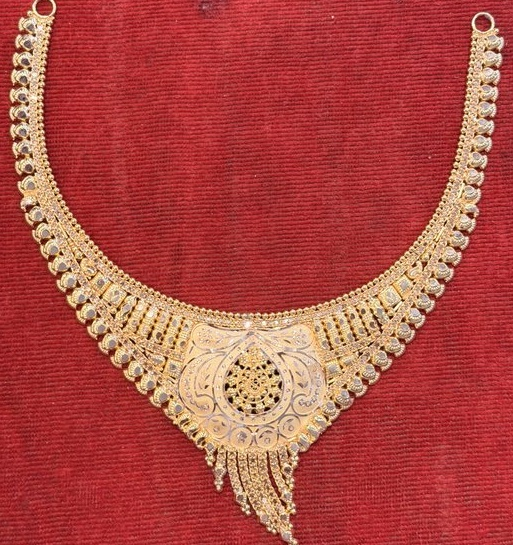
#> input picture scripts/crops/07_Fabric_Background_Reference__IMG_0034.HEIC.jpg, 513 x 545 px, found by its file name
$ python inspect_specific_content.py
#> lines starting #> are read from the running program, lines starting #| are printed output that depends on the picture; after the words box and inside, x2 and y2 are one past the last pixel; in counts of white or black regions, pixels touching at a corner belong together
import os
import cv2
import numpy as np

# Let's inspect what is in IMG_0034.HEIC vs IMG_0062 vs IMG_0143
thumb_dir = os.path.join('scripts', 'thumbs')

def describe_file_content(thumb_fname):
    p = os.path.join(thumb_dir, thumb_fname)
    img = cv2.imread(p)
#> img is the input picture: shape (545, 513, 3); mean B, G, R 66.9, 73.5, 175.2
    h, w = img.shape[:2]
#> h = 545; w = 513
    # Check central 50%
    c = img[int(h*0.25):int(h*0.75), int(w*0.25):int(w*0.75)]
    # BGR stats
    b, g, r = [float(cv2.mean(c)[i]) for i in range(3)]
#> b = 78.97; g = 93.15; r = 180.1
    # HSV
    hsv = cv2.cvtColor(c, cv2.COLOR_BGR2HSV)
#> hsv: shape (272, 256, 3); mean H, S, V 49.3, 153.3, 180.1
    # Brightness range
    min_v, max_v = np.min(hsv[:,:,2]), np.max(hsv[:,:,2])
#> min_v = 24; max_v = 255
    # Distinct non-red pixels
    m1 = cv2.inRange(hsv, np.array([0, 50, 40]), np.array([10, 255, 255]))
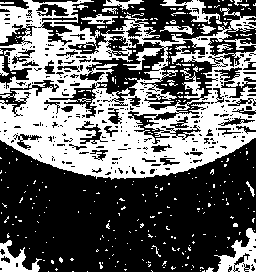
#> m1: shape (272, 256); 40.1% white; 315 white regions (294 under 20 px), largest, box (x1, y1, x2, y2) and area: (0, 0, 256, 180) 23692, (214, 228, 256, 272) 825, (0, 240, 42, 272) 574
    m2 = cv2.inRange(hsv, np.array([170, 50, 40]), np.array([180, 255, 255]))
#> m2: shape (272, 256); 24.2% white; 320 white regions (264 under 20 px), largest, box (x1, y1, x2, y2) and area: (49, 0, 256, 144) 10515, (0, 80, 59, 117) 442, (214, 67, 256, 98) 423
    non_red = np.sum((~(m1 | m2)) > 0) / (c.shape[0]*c.shape[1]) * 100
#> non_red = 35.72
    return f"BGR:({b:.1f},{g:.1f},{r:.1f}), V_range:[{min_v},{max_v}], NonRed:{non_red:.1f}%"

print("IMG_0034:", describe_file_content("07_Fabric_Background_Reference__IMG_0034.HEIC.jpg"))
print("IMG_0035:", describe_file_content("07_Fabric_Background_Reference__IMG_0035.HEIC.jpg"))
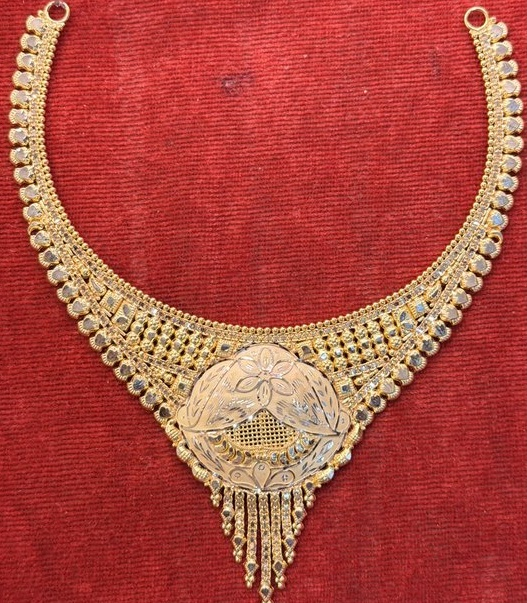
#> input picture scripts/crops/07_Fabric_Background_Reference__IMG_0035.HEIC.jpg, 527 x 603 px, found by its file name
#> in describe_file_content, img is the input picture: shape (603, 527, 3); mean B, G, R 63.7, 73.8, 173.9
#> in describe_file_content (call 2), `b, g, r = [float(cv2.mean(c)[i]) for i in range(3)]`: b = 77.81; g = 95.55; r = 179.1
#> in describe_file_content (call 2), `hsv = cv2.cvtColor(c, cv2.COLOR_BGR2HSV)`: hsv: shape (302, 264, 3); mean H, S, V 9.6, 151.8, 179.1
#> in describe_file_content (call 2), `min_v, max_v = np.min(hsv[:,:,2]), np.max(hsv[:,:,2])`: min_v = 19
#> in describe_file_content (call 2), `m1 = cv2.inRange(hsv, np.array([0, 50, 40]), np.array([10, 255, 255]))`: m1: shape (302, 264); 58.4% white; 150 black regions (137 under 20 px), largest, box (x1, y1, x2, y2) and area: (0, 137, 264, 302) 32235, (241, 274, 263, 280) 53, (97, 122, 107, 132) 42
#> in describe_file_content (call 2), `m2 = cv2.inRange(hsv, np.array([170, 50, 40]), np.array([180, 255, 255..`: m2: shape (302, 264); 1.2% white in thin lines or dots
#> in describe_file_content (call 2), `non_red = np.sum((~(m1 | m2)) > 0) / (c.shape[0]*c.shape[1]) * 100`: non_red = 40.42
print("IMG_0037:", describe_file_content("07_Fabric_Background_Reference__IMG_0037.HEIC.jpg"))
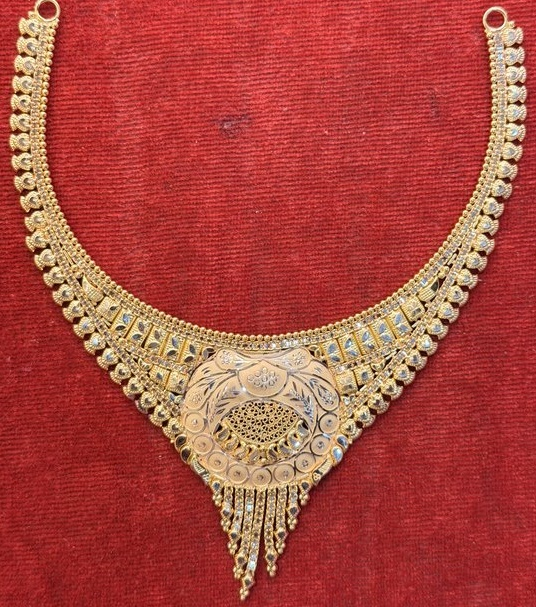
#> input picture scripts/crops/07_Fabric_Background_Reference__IMG_0037.HEIC.jpg, 536 x 607 px, found by its file name
#> in describe_file_content, img is the input picture: shape (607, 536, 3); mean B, G, R 62.5, 71.1, 171.9
#> in describe_file_content (call 3), `b, g, r = [float(cv2.mean(c)[i]) for i in range(3)]`: b = 76.65; g = 92.38; r = 176.5
#> in describe_file_content (call 3), `hsv = cv2.cvtColor(c, cv2.COLOR_BGR2HSV)`: hsv: shape (304, 268, 3); mean H, S, V 14.1, 151, 176.6
#> in describe_file_content (call 3), `min_v, max_v = np.min(hsv[:,:,2]), np.max(hsv[:,:,2])`: min_v = 13
#> in describe_file_content (call 3), `m1 = cv2.inRange(hsv, np.array([0, 50, 40]), np.array([10, 255, 255]))`: m1: shape (304, 268); 57.5% white; 374 black regions (334 under 20 px), largest, box (x1, y1, x2, y2) and area: (0, 136, 268, 304) 31647, (251, 293, 268, 304) 90, (176, 131, 192, 145) 87
#> in describe_file_content (call 3), `m2 = cv2.inRange(hsv, np.array([170, 50, 40]), np.array([180, 255, 255..`:
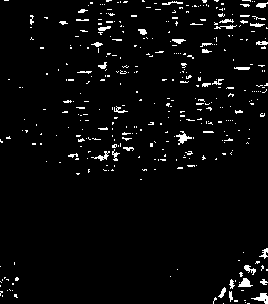
#> m2: shape (304, 268); 3.7% white in thin lines or dots
#> in describe_file_content (call 3), `non_red = np.sum((~(m1 | m2)) > 0) / (c.shape[0]*c.shape[1]) * 100`: non_red = 38.84
print("IMG_0062:", describe_file_content("03_Necklace_IMG_0062__IMG_0062.JPG.jpeg.jpg"))
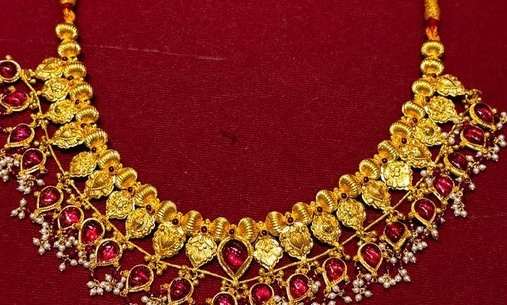
#> input picture scripts/crops/03_Necklace_IMG_0062__IMG_0062.JPG.jpeg.jpg, 507 x 305 px, found by its file name
#> in describe_file_content, img is the input picture: shape (305, 507, 3); mean B, G, R 31.1, 43.9, 128.5
#> in describe_file_content (call 4), `c = img[int(h*0.25):int(h*0.75), int(w*0.25):int(w*0.75)]`:
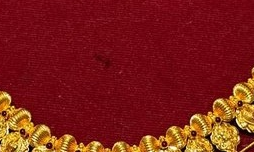
#> c: shape (152, 254, 3); mean B, G, R 24.3, 30.5, 124.6
#> in describe_file_content (call 4), `b, g, r = [float(cv2.mean(c)[i]) for i in range(3)]`: b = 24.28; g = 30.51; r = 124.6
#> in describe_file_content (call 4), `hsv = cv2.cvtColor(c, cv2.COLOR_BGR2HSV)`: hsv: shape (152, 254, 3); mean H, S, V 142.5, 230.3, 124.6
#> in describe_file_content (call 4), `min_v, max_v = np.min(hsv[:,:,2]), np.max(hsv[:,:,2])`: min_v = 11
#> in describe_file_content (call 4), `m1 = cv2.inRange(hsv, np.array([0, 50, 40]), np.array([10, 255, 255]))`: m1: shape (152, 254); 3.6% white in thin lines or dots, all inside (x1, y1, x2, y2) = (0, 62, 254, 152)
#> in describe_file_content (call 4), `m2 = cv2.inRange(hsv, np.array([170, 50, 40]), np.array([180, 255, 255..`:
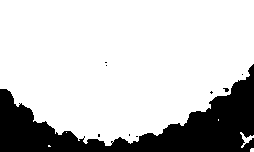
#> m2: shape (152, 254); 78.7% white; 9 black regions (8 under 20 px), largest, box (x1, y1, x2, y2) and area: (0, 64, 254, 152) 8201
#> in describe_file_content (call 4), `non_red = np.sum((~(m1 | m2)) > 0) / (c.shape[0]*c.shape[1]) * 100`: non_red = 17.72
#> (the run stopped early here; a loop or call above may not have finished)
